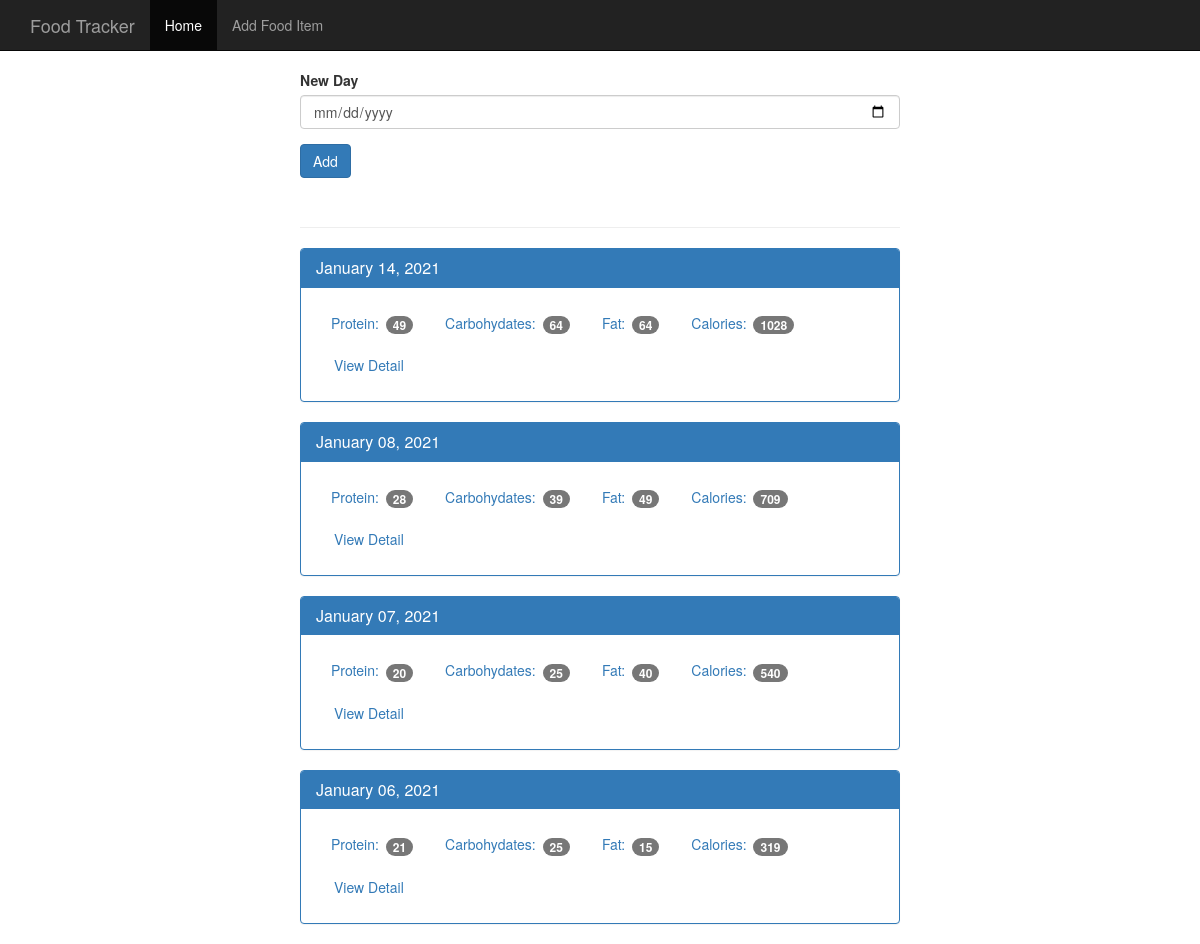
Before: / with the older database file.
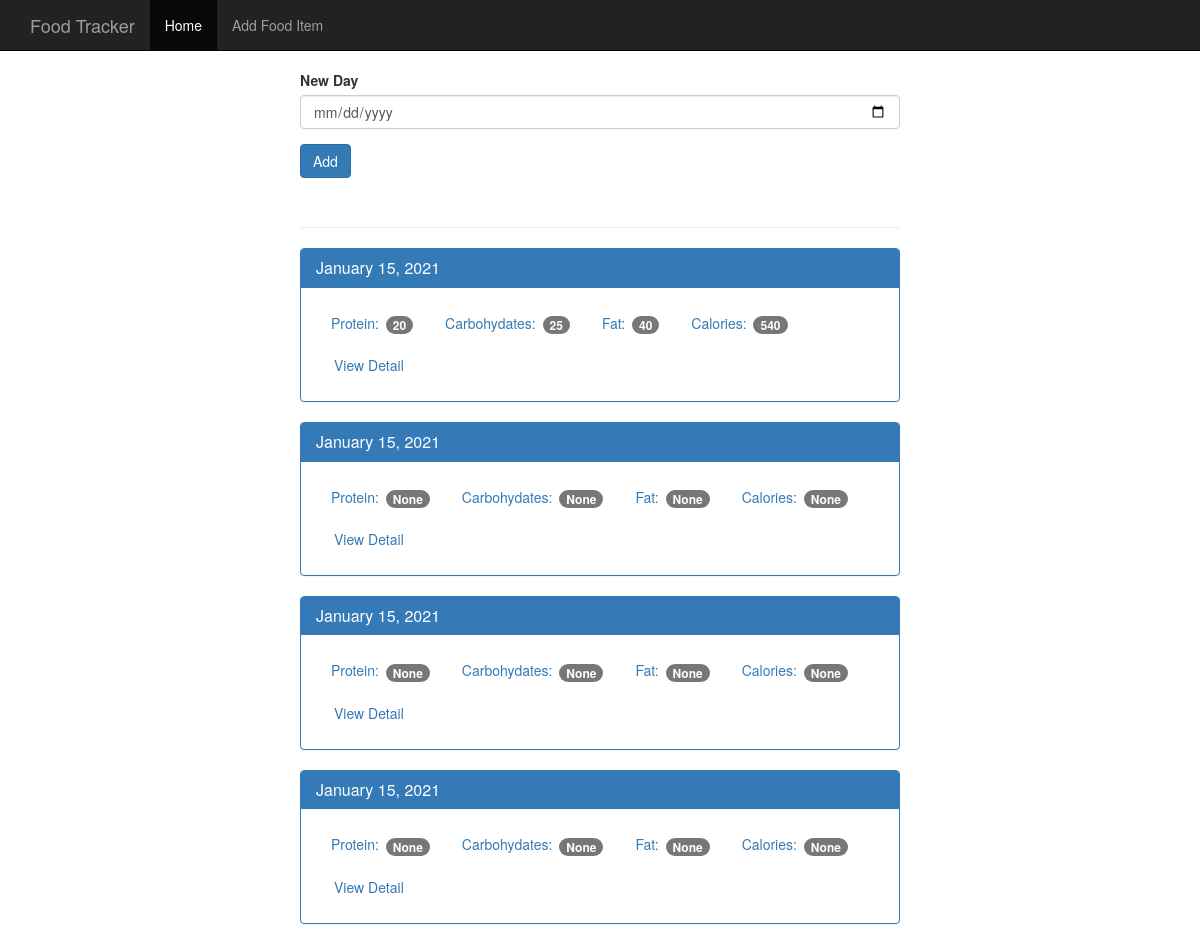
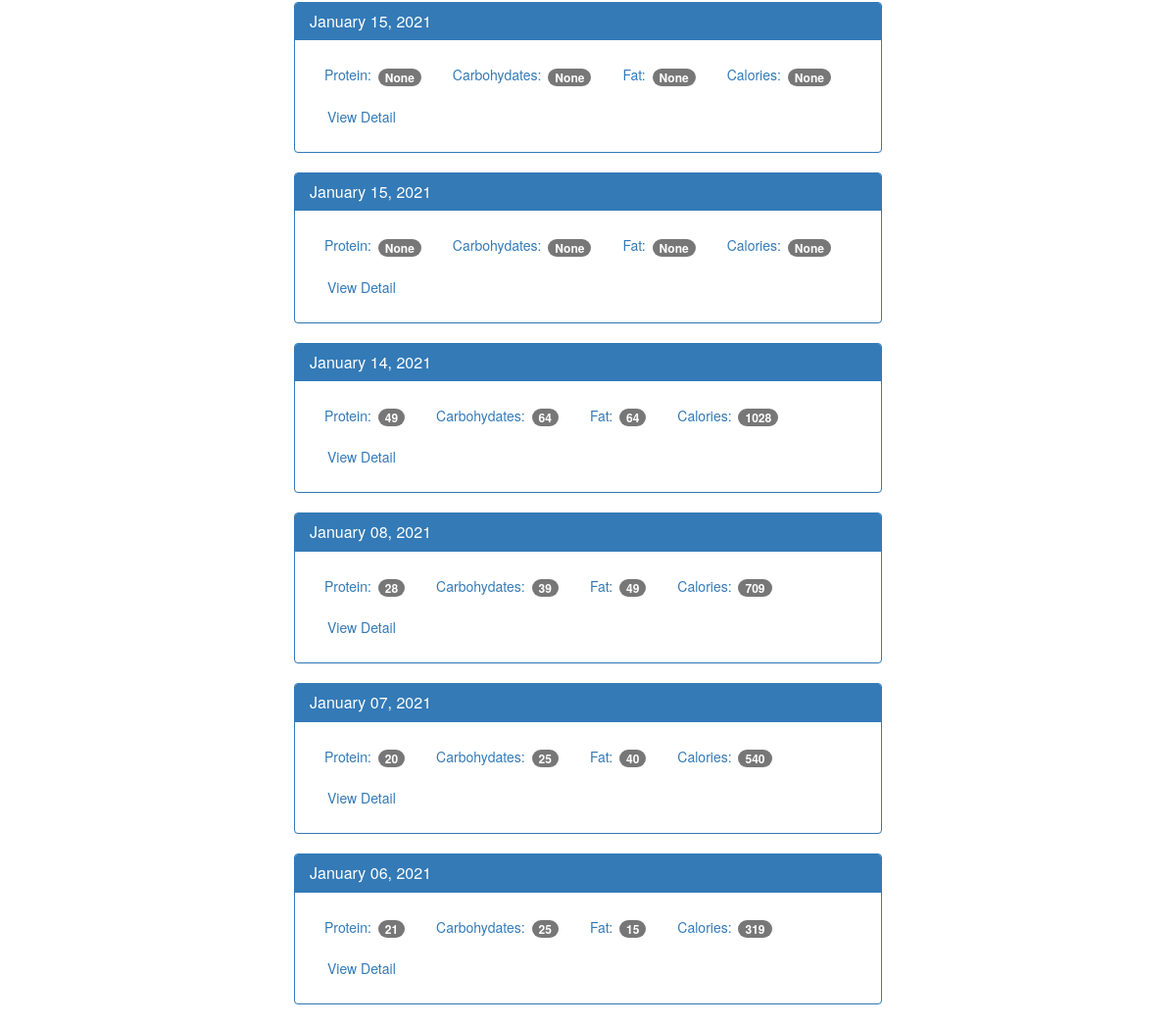
After: the same page with the newer database file (2 pictures, top to bottom).
### tables this page shows
CREATE TABLE log_date (
    id integer primary key autoincrement,
    entry_date date not null
);

### app.py (the view)
@app.route('/', methods=['GET', 'POST'])
def index():
    db = get_db()
    if request.method == 'POST':
        date = request.form['date'] #assuming the date is in YYYY-MM-DD format
        dt = datetime.strptime(date, '%Y-%m-%d')
        database_date = datetime.strftime(dt, '%Y%m%d')
        db.execute('insert into log_date (entry_date) values (?)', [database_date])
        db.commit()
    cur = db.execute('''select log_date.entry_date, sum(food.protein) as protein, sum(food.carbohydrates) as carbohydrates , sum(food.fat) as fat, sum(food.calories) as calories
                        from log_date
                        left join food_date on food_date.log_date_id = log_date.id
                        left join food on food.id = food_date.food_id
                        group by log_date.id order by log_date.entry_date desc''')
    results = cur.fetchall()
    date_results = []
    for i in results:
        single_date = {}
        single_date['entry_date'] = i['entry_date']
        single_date['protein'] = i['protein']
        single_date['carbohydrates'] = i['carbohydrates']
        single_date['fat'] = i['fat']
        single_date['calories'] = i['calories']
        d = datetime.strptime(str(i['entry_date']), '%Y%m%d')
        single_date['pretty_date'] = datetime.strftime(d, '%B %d, %Y')
        date_results.append(single_date)
    return render_template('home.html', results=date_results)

### database.py (called while the page is built)
def connect_db():
    sql = sqlite3.connect(DATABASE)
    sql.row_factory = sqlite3.Row
    return sql

def get_db():
    if not hasattr(g, 'sqlite3'):
        g.sqlite_db = connect_db()
    return g.sqlite_db

### templates/home.html
{% extends 'base.html' %}
{% block body %}
<nav class="navbar navbar-inverse navbar-fixed-top">
  <div class="container">
    <div class="navbar-header">
      <a class="navbar-brand" href="{{ url_for('index') }}">Food Tracker</a>
    </div>
    <div id="navbar" class="navbar-collapse collapse">
      <ul class="nav navbar-nav">
        <li class="active"><a href="{{ url_for('index') }}">Home</a></li>
        <li><a href="{{ url_for('food') }}">Add Food Item</a></li>
      </ul>
    </div>
  </div>
</nav>
<div class="container theme-showcase col-sm-6 col-sm-offset-3" role="main">
  <div class="row">
    <div>
      <form method="POST" action="/">
        <div class="form-group">
          <label for="new-day">New Day</label>
          <input type="date" class="form-control" id="new-day" name="date">
        </div>
        <button type="submit" class="btn btn-primary">Add</button>
      </form>
      <div class="page-header"></div>
      {% for r in results %}
      <div class="panel panel-primary">
        <div class="panel-heading">
          <h3 class="panel-title">{{r.pretty_date}}</h3>
        </div>
        <div class="panel-body">
          <ul class="nav nav-pills" role="tablist">
            <li><a>Protein: <span class="badge">{{ r.protein }}</span></a></li>
            <li><a>Carbohydates: <span class="badge">{{ r.carbohydrates }}</span></a></li>
            <li><a>Fat: <span class="badge">{{ r.fat }}</span></a></li>
            <li><a>Calories: <span class="badge">{{ r.calories }}</span></a></li>
            <li><a href="{{ url_for('view', date=r.entry_date) }}" type="button" class="btn btn-link">View Detail</a>
            </li>
          </ul>
        </div>
      </div>
      {% endfor %}
    </div>
  </div>
</div>
{% endblock %}

### templates/base.html (shortened to what this page needs)
<!DOCTYPE html>
<html lang="en">
<head>
    <link href="{{ url_for('static', filename='bootstrap.min.css') }}" rel="stylesheet">
    <link href="{{ url_for('static', filename='theme.css') }}" rel="stylesheet">
</head>
<body>
{% block body %}{% endblock %}
</body>
</html>

### static/theme.css (style rules this page uses)
body { padding-top: 70px; padding-bottom: 30px; }

Changed rows visible on the page:
added log_date: pretty_date "January 15, 2021", protein "20", carbohydrates "25", fat "40", calories "540"
added log_date: pretty_date "January 15, 2021", protein "None", carbohydrates "None", fat "None", calories "None"
added log_date: pretty_date "January 15, 2021", protein "None", carbohydrates "None", fat "None", calories "None"
added log_date: pretty_date "January 15, 2021", protein "None", carbohydrates "None", fat "None", calories "None"
added log_date: pretty_date "January 15, 2021", protein "None", carbohydrates "None", fat "None", calories "None"
added log_date: pretty_date "January 15, 2021", protein "None", carbohydrates "None", fat "None", calories "None"
